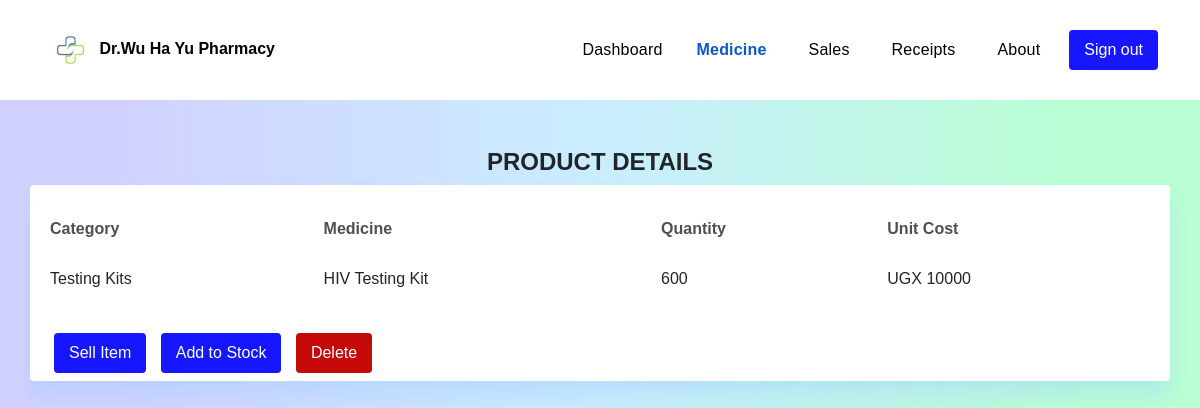
The page /index/2 on the database its author committed.
### pharmacyapp/models.py (models this page shows, shortened)
class Product(models.Model):
    categoryName = models.ForeignKey(Category, on_delete= models.CASCADE, null = True, blank = True)
    medicineName = models.CharField(max_length =50, null =True, blank =True)
    quantityinStore = models.IntegerField(default=0)
    receivedQuantity = models.IntegerField(default=0)
    quantitySold = models.IntegerField(default =0)
    cost = models.IntegerField(default =0)
    expiredQuantity = models.IntegerField(default =0)
    unitCost = models.IntegerField(default =0)
    expiryDate = models.DateField(null=True, blank=True)
    @property
    def expiredQuantity(self):
        if self.expiryDate < datetime.date.today():
            return self.quantityinStore
        else:
            return 0

class Category(models.Model):
    name = models.CharField(max_length = 50, null = True, blank = True)
    def __str__(self):
        return self.name

### pharmacyapp/views.py (the view)
# urls.py: path('index/<int:product_id>', views.product_detail, name = 'product_detail'),
def product_detail(request, product_id):
    product = Product.objects.get(id= product_id)
    return render(request, 'products/product_detail.html', {'product': product})

### templates/products/product_detail.html (shortened to what this page needs)
<!DOCTYPE html>
<html lang="en">
<head>
    <link rel="stylesheet" href="/static/css/styles.css">
    <link href="https://cdn.jsdelivr.net/npm/bootstrap@5.3.0-alpha3/dist/css/bootstrap.min.css" rel="stylesheet">
</head>
<body style="background-image: linear-gradient(to right, #d1d1ff 10%, #caedff 50%, #b9ffd3 90%);">
<nav class="navbar navbar-expand-lg">
    <div class="container">
      <a class="navbar-brand" href="{% url 'index' %}" style="font-size: 16px; font-weight: 800;">
        <img
          src="/static/images/logo.png" height="46px" alt="Dr.Wu Ha Yu Logo"/>Dr.Wu Ha Yu Pharmacy </a>
        <div class="d-flex align-items-center">
          <a href="{% url 'index' %}"><button type="button" class="btn btn-link  me-2">Dashboard</button></a>
          <a href="{% url 'medicine' %}"><button type="button" class="btn btn-link active me-3" style="font-weight: 900;">
            Medicine
           </button></a>
          <a href="{% url 'sales' %}"><button type="button" class="btn btn-link me-3">
            Sales
           </button></a>
          <a href="{% url 'receipts' %}"><button type="button" class="btn btn-link me-3">
            Receipts
           </button></a>
          <a href="{% url 'about' %}"><button type="button" class="btn btn-link me-3">
            About
           </button></a>
           <a href="{% url 'logout' %}"><button class="btn-sign-out  my-2 mr-4 " type="submit">Sign out
           </button></a>
        </div>
    </div>
  </nav>
  <br><br>
  <div class="container"><h4 class="text-center" style="font-weight: bold;">PRODUCT DETAILS</h4></div>
  <div class="container" style="background-color: white; height: 100%; border-radius: 4px; box-shadow: 0 15px 20px rgba(157, 204, 254, 0.4); border-spacing: 20px 20px; border-collapse: separate;">
    {% if product.quantityinStore == 0 %}
    <p class="text-center" style="background-color: white; height: 100px; padding-top: 40px;">Oops! Our bad. This product is currently out of stock. We are restocking soon</p>
    {% else %}
    <table class="table table-borderless" >
      <br>
      <thead>
        <tr style="opacity: 80%;">
          <th scope="col">Category</th>
          <th scope="col">Medicine</th>
          <th scope="col">Quantity</th>
          <th scope="col">Unit Cost</th>
        </tr>
      </thead>
      <tbody>
        <tr style="height: 60px; vertical-align: middle;">
          <td>{{product.categoryName}}</td>
          <td>{{product.medicineName}}</td>
          <td>{{product.quantityinStore}}</td>
          <td>UGX {{product.unitCost}}</td>
          </tr>
      </tbody>
  </table>
  <div class = "container" style="margin-bottom: 20px;">
      <a href="{% url 'sell_item' product.id  %}"><input type="submit" value="Sell Item" class="btn-sell_item  my-2 mr-4 " style="margin-right: 10px;"/></a>
      <a href="{% url 'add_to_stock' product.id %}"><input type="submit" value="Add to Stock" class="btn-add-to-stock  my-2 mr-4 " style="margin-right: 10px;"/></a>
      <a href="{% url 'delete' product.id %}"><input type="submit" value="Delete" class="btn-add-to-stock  my-2 mr-4 " style="background-color: rgb(197, 9, 9);"/></a>
  </div>
    {% endif %}
  </div>
</body>
</html>

### pharmacyapp/static/css/styles.css (style rules this page uses)
* { margin: 0; padding: 0; font-family: 'Gilroy', sans-serif; font-size: 16px; }
.navbar { background-color: white; height: 100px; }
body img { opacity: 80%; }
.d-flex .btn { text-decoration: none; color: black; letter-spacing: 0.2px; }
.btn-sign-out, .btn-sell_item, .btn-add-to-stock, .btn-add, .btn-buy, .btn-final-receipt { border: none; background-color: #1616ff; color: white; border-radius: 4px; padding: 0 15px; height: 40px; }
.btn-add-to-stock { position: static; }

### rows shown on the page
Product: categoryName "Testing Kits", medicineName "HIV Testing Kit", quantityinStore "600", unitCost "10000"
